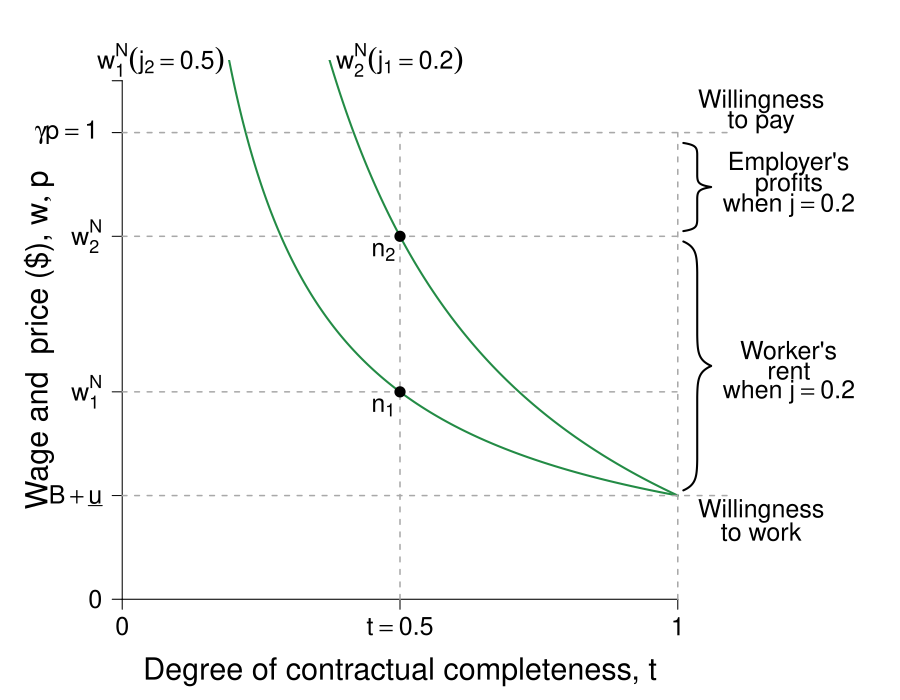

Write R code to recreate this figure.
require(ggplot2)
require(shape)
library(pBrackets)
require(plotrix)
pdf(file = "employment/contractual_completeness_contrast.pdf", width = 9, height = 7)

#Set parameters for graphics
pointsize <- 1.8
axislabelsize <- 1.8
labelsize <- 1.5
namesize <- 1.8
annotatesize <- 1.5
graphlinewidth <- 2
segmentlinewidth <- 1.5

Incomp <- function(t, ubar = 0.5, B = 0.5, j = 0.5) {
  B + ubar + (ubar*(1 - t)) / (j*t)
}


#COL <- c("#1B9E77", "#D95F02", "#7570B3", "#E7298A", "#66A61E", "#E6AB02", "#A6761D", "#666666")
COL <- c("#238b45","#7fc97f", "#beaed4", "#fdc086", "#ffff99")
par(mar =  c(4, 5, 3, 10))
xlims <- c(0, 1)
ylims <- c(0,5)


plot(0, 0, xlim = xlims, ylim = ylims, type = "n",
     xlab = expression(paste(""), cex = axislabelsize),
     ylab = expression(paste(""), cex = axislabelsize),
     xaxt = "n", yaxt = "n", cex.lab = axislabelsize, bty = "n")

npts <- 500 
npts2 <- 501
#Specify the sequences of points for graphing. 
xx1 <- seq(0, 1, length.out = npts)
xx2 <- seq(xlims[1], xlims[2], length.out = npts)
xx3 <- seq(xlims[1], xlims[2], length.out = npts2)
xx4 <- seq(xlims[1], 25, length.out = npts2)

#Draw the lines for the graphs

lines(xx1, Incomp(xx1), col = COL[1], lwd = graphlinewidth)
lines(xx1, Incomp(xx1, j = 0.2), col = COL[1], lwd = graphlinewidth)
#lines(xx1, Incomp(xx1, j = 0.8), col = COL[1], lwd = graphlinewidth)

#lines(xx1, Fn(xx1, j = 0.5), col = COL[1], lwd = graphlinewidth)


#Customize ticks and labels for the plot
ticksy <- c(0, 1, Incomp(t = 0.5, j = 0.5), Incomp(t = 0.5, j = 0.2), 4.5, 5)
ylabels <- c(0, expression(paste(B + underline(u))), 
             expression(paste(w[1]^N)), 
             expression(paste(w[2]^N)), NA, NA)
#ticksx <-seq(0, 1, 0.1)
ticksx <- c(0, 0.5, 1)
#xlabels <-seq(0, 1, 0.1)
xlabels <- c(0, expression(paste(t == 0.5)), 1)
axis(1, at = ticksx, pos = 0, labels = xlabels, cex.axis = labelsize)

axis(2, at = ticksy, pos = 0, labels = ylabels, las = 1, cex.axis = labelsize)

#Segments
segments(0, 1, 1.1, 1, lty = 2, lwd = 1.5, col = "darkgray", xpd = TRUE)
segments(1, 0, 1, 4.5, lty = 2, lwd = 1.5, col = "darkgray")
segments(0, 4.5, 1.1,4.5, lty = 2, lwd = 1.5, col = "darkgray", xpd = TRUE)


segments(0.5, 0 , 0.5, 4.5,lty = 2, lwd = 1.5, col = "darkgray", xpd = TRUE)

#Axis tick labels
#y
text(-0.1, 4.5, expression(paste(gamma*p==1)), cex = labelsize, xpd = TRUE)
#text(-0.05, 0.8, expression(paste(p^B)), cex = labelsize, xpd = TRUE)
#x
#text(0.22, -0.25, expression(paste(underline(t)*j)), cex = labelsize, xpd = TRUE)
#text(1, -0.07, expression(paste(1)), cex = labelsize, xpd = TRUE)

#Text annotations
# text(0.42, 5.45, expression(paste("No-shirking condition")), cex = labelsize, xpd = TRUE)
#text(0.3, 5.4, expression(paste(w^N== B + underline(u) + frac(underline(u), j)*bgroup("(",frac(1 - t , t),")") )), cex = labelsize, xpd = TRUE)
# text(-0.1, 1, expression(paste(B + underline(u))), cex = labelsize, xpd = TRUE)
# #text(1.15, 4.5, expression(paste(gamma[p])), cex = labelsize, xpd = TRUE)
# text(0.43, 1.55, expression(paste("Worker's rent")), cex = labelsize, xpd = TRUE)
# text(0.44, 3.8, expression(paste("Employer's profit")), cex = labelsize, xpd = TRUE)
# 
# text(1.3, 3, expression(paste("Total")), cex = labelsize, xpd = TRUE)
# text(1.3, 2.7, expression(paste("economic")), cex = labelsize, xpd = TRUE)
# text(1.3, 2.4, expression(paste("surplus")), cex = labelsize, xpd = TRUE)

text(1.15, 4.8, expression(paste("Willingness")), cex = labelsize, xpd = TRUE)
text(1.15, 4.6, expression(paste("to pay")), cex = labelsize, xpd = TRUE)

text(1.15, 0.85, expression(paste("Willingness")), cex = labelsize, xpd = TRUE)
text(1.15, 0.65, expression(paste("to work")), cex = labelsize, xpd = TRUE)


#Brackets
# brackets(x1 = 0.49, y1 = 1.1, x2 = 0.49, y2 = 1.6,  
#          ticks = 0.5, curvature = 0.5, type = 1,
#          col = "black", lwd = 2, h = 0.05,
#          lty = 1, xpd = TRUE)

# text(0.33, 1.6, expression(paste("Worker's" )), cex = labelsize, xpd = TRUE)
# text(0.33, 1.4, expression(paste("rent" )), cex = labelsize, xpd = TRUE)
# text(0.33, 1.2, expression(paste("when ", j == 0.8)), cex = labelsize, xpd = TRUE)


# brackets(x1 = 0.49, y1 = 1.7, x2 = 0.49, y2 = 4.4,  
#          ticks = 0.5, curvature = 0.5, type = 1,
#          col = "black", lwd = 2, h = 0.05,
#          lty = 1, xpd = TRUE)
# 
# text(0.35, 3.4, expression(paste("Employer's" )), cex = labelsize, xpd = TRUE)
# text(0.35, 3.2, expression(paste("profits" )), cex = labelsize, xpd = TRUE)
# text(0.35, 3, expression(paste("when")), cex = labelsize, xpd = TRUE)
# text(0.35, 2.75, expression(paste(j == 0.8)), cex = labelsize, xpd = TRUE)


brackets(x1 = 1.01, y1 = 3.45, x2 = 1.01, y2 = 1.05,  
         ticks = 0.5, curvature = 0.5, type = 1,
         col = "black", lwd = 2,  h = 0.05,
         lty = 1, xpd = TRUE)

text(1.2, 2.4, expression(paste("Worker's" )), cex = labelsize, xpd = TRUE)
text(1.2, 2.2, expression(paste("rent" )), cex = labelsize, xpd = TRUE)
text(1.2, 2, expression(paste("when ", j == 0.2)), cex = labelsize, xpd = TRUE)


brackets(x1 = 1.01, y1 = 4.4, x2 = 1.01, y2 = 3.55,  
         ticks = 0.5, curvature = 0.5, type = 1,
         col = "black", lwd = 2,  h = 0.05,
         lty = 1, xpd = TRUE)

text(1.2, 4.2, expression(paste("Employer's" )), cex = labelsize, xpd = TRUE)
text(1.2, 4, expression(paste("profits" )), cex = labelsize, xpd = TRUE)
text(1.2, 3.8, expression(paste("when ", j == 0.2)), cex = labelsize, xpd = TRUE)


# #Arrows
# Arrows(0.38, 1.7, .38, 2.4, col = "black", lty = 1, lwd = 2, arr.type = "triangle")
# Arrows(0.38, 1.42, 0.38, 1.1, col = "black", lty = 1, lwd = 2, arr.type = "triangle")
# Arrows(0.38, 3.9, 0.38, 4.4, col = "black", lty = 1, lwd = 2, arr.type = "triangle")
# Arrows(0.38, 3.65, 0.38, 2.8, col = "black", lty = 1, lwd = 2, arr.type = "triangle")

#Axes labels
text(0.5, -0.7, expression(paste("Degree of contractual completeness, t")), xpd = TRUE, cex = axislabelsize) 
text(-0.15, 2.5, expression(paste("Wage and  price ($), ", list(w, p) )), xpd = TRUE, cex = axislabelsize,srt = 90) 

#text(0.26, 4.8, expression(paste(w[3]^N*(j[3] == 0.8) )), cex = labelsize, xpd = TRUE)
text(0.07, 5.2, expression(paste(w[1]^N*(j[2] == 0.5) )), cex = labelsize, xpd = TRUE)
text(0.5, 5.2, expression(paste(w[2]^N*(j[1] == 0.2) )), cex = labelsize, xpd = TRUE)

#Horizontal segments for the wages and different values of t
segments(0, Incomp(t = 0.5, j = 0.5), 1, Incomp(t = 0.5, j = 0.5) ,lty = 2, lwd = 1.5, col = "darkgray", xpd = TRUE)
segments(0, Incomp(t = 0.5, j = 0.2), 1, Incomp(t = 0.5, j = 0.2) ,lty = 2, lwd = 1.5, col = "darkgray", xpd = TRUE)

points(0.5, Incomp(t = 0.5, j = 0.5), pch = 16, col = "black", cex = 1.5)
text(0.5 - 0.03, Incomp(t = 0.5, j = 0.5) - 0.15, expression(paste(n[1])), cex = labelsize, xpd = TRUE)
points(0.5, Incomp(t = 0.5, j = 0.2), pch = 16, col = "black", cex = 1.5)
text(0.5 - 0.03, Incomp(t = 0.5, j = 0.2) - 0.15, expression(paste(n[2])), cex = labelsize, xpd = TRUE)
dev.off()
